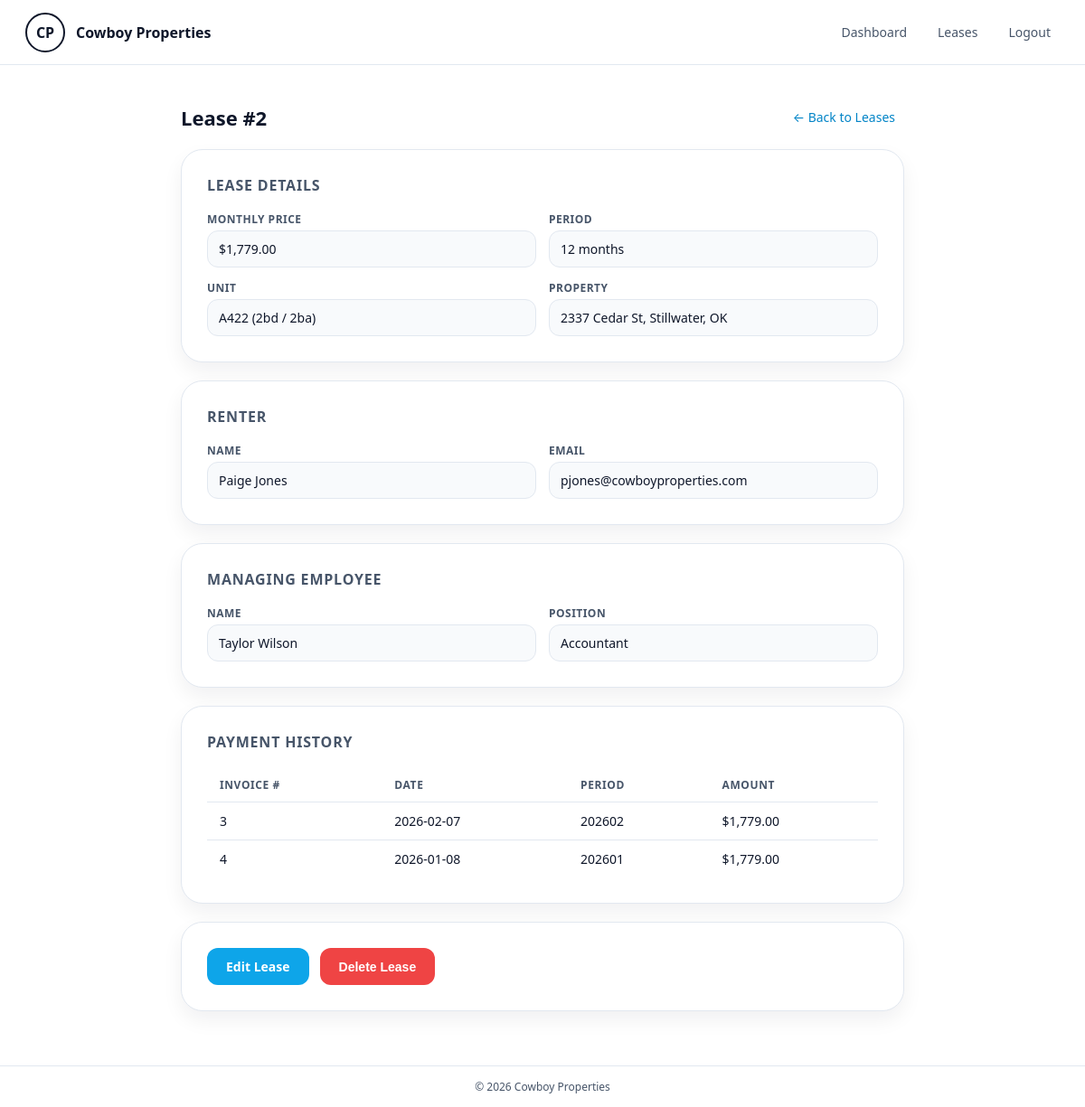
The page /Lease-CRUD/admin-lease-details.php?id=2 (signed in) on the database its author committed.
### tables this page shows
CREATE TABLE IF NOT EXISTS `lease` (
  `LeaseID` int NOT NULL AUTO_INCREMENT,
  `RenterID` int NOT NULL,
  `EmpID` int NOT NULL,
  `UnitID` int NOT NULL,
  `Price` decimal(10,2) NOT NULL,
  `period` int NOT NULL,
  PRIMARY KEY (`LeaseID`),
  KEY `fk_lease_renter` (`RenterID`),
  KEY `fk_lease_employee` (`EmpID`),
  KEY `fk_lease_unit` (`UnitID`)
);

CREATE TABLE IF NOT EXISTS `unit` (
  `UnitID` int NOT NULL AUTO_INCREMENT,
  `PropertyID` int NOT NULL,
  `Unit_number` varchar(20) NOT NULL,
  `Bed` int NOT NULL,
  `bath` int NOT NULL,
  `price` decimal(10,2) NOT NULL,
  PRIMARY KEY (`UnitID`),
  UNIQUE KEY `uq_unit_property_unitnum` (`PropertyID`,`Unit_number`)
);

CREATE TABLE IF NOT EXISTS `property` (
  `PropertyID` int NOT NULL AUTO_INCREMENT,
  `Address` varchar(255) NOT NULL,
  `ManagerEmpID` int NOT NULL,
  `Unit_Count` int NOT NULL,
  PRIMARY KEY (`PropertyID`),
  KEY `fk_property_manager` (`ManagerEmpID`)
);

CREATE TABLE IF NOT EXISTS `renter` (
  `RenterID` int NOT NULL AUTO_INCREMENT,
  `Firstname` varchar(60) NOT NULL,
  `Lastname` varchar(60) NOT NULL,
  `email` varchar(255) NOT NULL,
  `phone` char(15) DEFAULT NULL,
  `password` varchar(255) NOT NULL,
  `role` varchar(20) NOT NULL DEFAULT 'renter',
  PRIMARY KEY (`RenterID`),
  UNIQUE KEY `email` (`email`)
);

CREATE TABLE IF NOT EXISTS `employee` (
  `EmpID` int NOT NULL AUTO_INCREMENT,
  `Lastname` varchar(60) NOT NULL,
  `Firstname` varchar(60) NOT NULL,
  `Position` varchar(80) NOT NULL,
  `Password` varchar(255) NOT NULL,
  `Email` varchar(255) NOT NULL,
  `phone` char(15) DEFAULT NULL,
  `role` varchar(20) NOT NULL DEFAULT 'employee',
  PRIMARY KEY (`EmpID`),
  UNIQUE KEY `Email` (`Email`)
);

CREATE TABLE IF NOT EXISTS `payment` (
  `InvoiceID` int NOT NULL AUTO_INCREMENT,
  `RenterID` int NOT NULL,
  `LeaseID` int NOT NULL,
  `EmpID` int NOT NULL,
  `period` int NOT NULL,
  `date` date NOT NULL,
  `amount` decimal(10,2) NOT NULL,
  PRIMARY KEY (`InvoiceID`),
  KEY `fk_payment_renter` (`RenterID`),
  KEY `fk_payment_lease` (`LeaseID`),
  KEY `fk_payment_employee` (`EmpID`)
);

### Lease-CRUD/admin-lease-details.php (the view, shortened to what this page needs)
<?php
$id = isset($_GET['id']) ? (int)$_GET['id'] : 0;
$pdo = get_db();
$stmt = $pdo->prepare("
    SELECT
        l.LeaseID,
        l.Price,
        l.period,
        r.RenterID, r.Firstname AS RenterFirst, r.Lastname AS RenterLast, r.email AS RenterEmail,
        u.UnitID, u.Unit_number, u.Bed, u.bath,
        p.PropertyID, p.Address AS PropertyAddress,
        e.EmpID, e.Firstname AS EmpFirst, e.Lastname AS EmpLast, e.Position
    FROM lease l
    JOIN renter   r ON l.RenterID   = r.RenterID
    JOIN unit     u ON l.UnitID     = u.UnitID
    JOIN property p ON u.PropertyID = p.PropertyID
    JOIN employee e ON l.EmpID      = e.EmpID
    WHERE l.LeaseID = ?
    LIMIT 1
");
$stmt->execute([$id]);
$lease = $stmt->fetch();
$payments = $pdo->prepare('
    SELECT InvoiceID, date, amount, period
    FROM payment
    WHERE LeaseID = ?
    ORDER BY date DESC
');
$payments->execute([$id]);
$paymentRows = $payments->fetchAll();
?>
<!DOCTYPE html>
<html lang="en">
<head>
</head>
<body>
<div class="page">
    <header class="navbar">
        <a class="brand" href="../Pages/adminhome.php">
            <div class="logo">CP</div>
            <strong>Cowboy Properties</strong>
        </a>
        <nav class="nav-links">
            <a href="../Pages/adminhome.php">Dashboard</a>
            <a href="admin-leases-view.php">Leases</a>
            <a href="../logout.php">Logout</a>
        </nav>
    </header>
    <main>
        <div class="wrap">
            <div class="top-row">
                <h2>Lease #<?php echo (int)$lease['LeaseID']; ?></h2>
                <a class="back-link" href="admin-leases-view.php">← Back to Leases</a>
            </div>
            <div class="panel">
                <h3>Lease Details</h3>
                <div class="grid-2">
                    <div class="field">
                        <label>Monthly Price</label>
                        <div class="value">$<?php echo number_format((float)$lease['Price'], 2); ?></div>
                    </div>
                    <div class="field">
                        <label>Period</label>
                        <div class="value"><?php echo (int)$lease['period']; ?> months</div>
                    </div>
                </div>
                <div class="grid-2" style="margin-top:14px">
                    <div class="field">
                        <label>Unit</label>
                        <div class="value"><?php echo htmlspecialchars($lease['Unit_number']); ?> (<?php echo (int)$lease['Bed']; ?>bd / <?php echo (int)$lease['bath']; ?>ba)</div>
                    </div>
                    <div class="field">
                        <label>Property</label>
                        <div class="value"><?php echo htmlspecialchars($lease['PropertyAddress']); ?></div>
                    </div>
                </div>
            </div>
            <div class="panel">
                <h3>Renter</h3>
                <div class="grid-2">
                    <div class="field">
                        <label>Name</label>
                        <div class="value"><?php echo htmlspecialchars($lease['RenterFirst'] . ' ' . $lease['RenterLast']); ?></div>
                    </div>
                    <div class="field">
                        <label>Email</label>
                        <div class="value"><?php echo htmlspecialchars($lease['RenterEmail']); ?></div>
                    </div>
                </div>
            </div>
            <div class="panel">
                <h3>Managing Employee</h3>
                <div class="grid-2">
                    <div class="field">
                        <label>Name</label>
                        <div class="value"><?php echo htmlspecialchars($lease['EmpFirst'] . ' ' . $lease['EmpLast']); ?></div>
                    </div>
                    <div class="field">
                        <label>Position</label>
                        <div class="value"><?php echo htmlspecialchars($lease['Position']); ?></div>
                    </div>
                </div>
            </div>
            <div class="panel">
                <h3>Payment History</h3>
                <?php if (empty($paymentRows)): ?>
                    <div class="empty-payments">No payments recorded for this lease yet.</div>
                <?php else: ?>
                    <table>
                        <thead>
                            <tr>
                                <th>Invoice #</th>
                                <th>Date</th>
                                <th>Period</th>
                                <th>Amount</th>
                            </tr>
                        </thead>
                        <tbody>
                            <?php foreach ($paymentRows as $pay): ?>
                                <tr>
                                    <td><?php echo (int)$pay['InvoiceID']; ?></td>
                                    <td><?php echo htmlspecialchars($pay['date']); ?></td>
                                    <td><?php echo htmlspecialchars($pay['period']); ?></td>
                                    <td>$<?php echo number_format((float)$pay['amount'], 2); ?></td>
                                </tr>
                            <?php endforeach; ?>
                        </tbody>
                    </table>
                <?php endif; ?>
            </div>
            <div class="panel">
                <div class="actions">
                    <a class="btn btn-primary" href="admin-lease-edit.php?id=<?php echo $id; ?>">Edit Lease</a>
                    <button class="btn btn-danger" type="button" id="showDeleteBtn">Delete Lease</button>
                </div>
            </div>
        </div>
    </main>
    <footer>&copy; <?php echo date("Y"); ?> Cowboy Properties</footer>
</div>
</body>
</html>

### Lease-CRUD/admin-lease-details.php (style rules this page uses)
:root { --bg:#fff; --text:#0f172a; --muted:#475569; --border:#e2e8f0; --soft:#f8fafc; --brand:#0ea5e9; --brand-dark:#0284c7; --danger:#ef4444; --danger-dark:#dc2626; }
* { box-sizing:border-box; }
body { margin:0; font-family:system-ui,-apple-system,Segoe UI,Roboto,sans-serif; background:var(--bg); color:var(--text); }
.page { min-height:100vh; display:flex; flex-direction:column; }
.navbar { height:72px; display:flex; align-items:center; justify-content:space-between; padding:0 28px; border-bottom:1px solid var(--border); background:#fff; }
.brand { display:flex; align-items:center; gap:12px; text-decoration:none; color:inherit; }
.logo { width:44px; height:44px; border-radius:999px; border:2px solid #0f172a; display:grid; place-items:center; font-weight:700; }
.nav-links { display:flex; align-items:center; gap:14px; }
.nav-links a { text-decoration:none; color:var(--muted); font-size:14px; padding:8px 10px; border-radius:10px; }
main { flex:1; padding:40px 16px; display:flex; justify-content:center; }
.wrap { width:min(800px,92vw); }
.top-row { display:flex; align-items:center; justify-content:space-between; margin-bottom:18px; }
h2 { margin:0; font-size:22px; }
.back-link { font-size:14px; color:var(--brand-dark); text-decoration:none; padding:8px 10px; border-radius:10px; }
.panel { border:1px solid var(--border); border-radius:24px; background:#fff; padding:28px; box-shadow:0 10px 22px rgba(15,23,42,.06); margin-bottom:20px; }
.panel h3 { margin:0 0 18px; font-size:16px; color:var(--muted); text-transform:uppercase; letter-spacing:.05em; font-weight:700; }
.grid-2 { display:grid; grid-template-columns:1fr 1fr; gap:14px; }
.field label { display:block; font-size:12px; font-weight:700; color:var(--muted); margin-bottom:4px; text-transform:uppercase; letter-spacing:.04em; }
.value { padding:10px 12px; border-radius:12px; border:1px solid var(--border); font-size:14px; background:var(--soft); }
.actions { display:flex; gap:12px; flex-wrap:wrap; }
.btn { display:inline-flex; align-items:center; justify-content:center; padding:10px 20px; border-radius:12px; border:1px solid transparent; font-weight:700; font-size:14px; cursor:pointer; transition:background .12s, transform .12s; text-decoration:none; }
.btn-primary { background:var(--brand); color:#fff; }
.btn-danger { background:var(--danger); color:#fff; }
table { width:100%; border-collapse:collapse; }
thead th { padding:10px 14px; text-align:left; font-size:12px; font-weight:700; color:var(--muted); text-transform:uppercase; letter-spacing:.05em; border-bottom:1px solid var(--border); }
tbody td { padding:11px 14px; font-size:14px; border-bottom:1px solid var(--border); }
tbody tr:last-child td { border-bottom:none; }
footer { border-top:1px solid var(--border); padding:14px; text-align:center; font-size:12px; color:var(--muted); }

### rows shown on the page
lease: LeaseID "2", Price "1,779.00", period "12", UnitID.Unit_number "A422", UnitID.Bed "2", UnitID.bath "2", property.Address "2337 Cedar St, Stillwater, OK", RenterID.Lastname "Paige Jones", RenterID.email "pjones@cowboyproperties.com", EmpID.Lastname "Taylor Wilson", EmpID.Position "Accountant"
payment: InvoiceID "3", date "2026-02-07", period "202602", amount "1,779.00"
payment: InvoiceID "4", date "2026-01-08", period "202601", amount "1,779.00"
